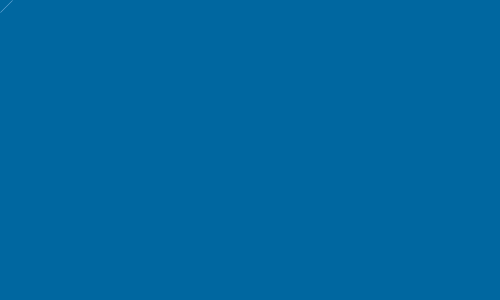
Frame 1 (no input)
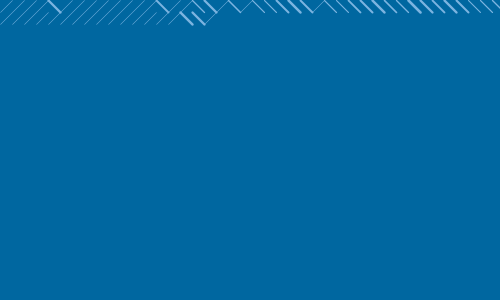
Frame 60 (the mouse pressed at the canvas centre just before this capture)
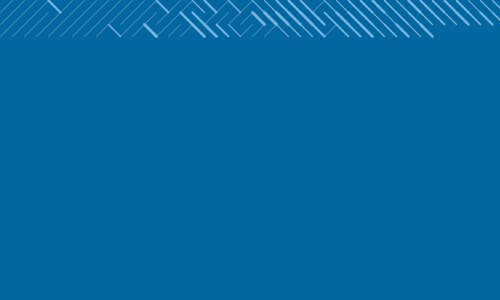
Frame 120 (the mouse held since frame 60 and released just before this capture)

The Processing sketch that drew these frames (run headless with seeded random() and noise(); from frame 60 on, the mouse is pressed at the canvas centre):

// Processing sketch: processing_81837
// ── processing_81837.pde

color fg = color(124,180,224);
color bg = color(0, 103, 160);

int curX,curY,charWidth,charHeight;

void setup() {
  size(500,300);
  background(bg);
  frameRate(120);
  strokeWeight(2);
  stroke(fg);

  charWidth = width/40;
  charHeight= height/24;
  curX=0;
  curY=0;
}

void draw() {
  if(myRandom()) {
    strokeWeight(random(1,3));
    line(curX,curY,curX+charWidth,curY+charHeight);
  } 
  else {
    strokeWeight(0.5);
    line(curX+charWidth,curY,curX,curY+charHeight);
  }
  curX += charWidth;
  if (curX > width) {
    curX=0;
    curY += charHeight;
  }
  if (curY+charHeight > height) {
    // move the current screen contents up somehow
    loadPixels();
    for (int i=0; i < width*(height-2*charHeight); i++) {
      pixels[i] = pixels[i+width*2*charHeight];
    }
    // clear the stuff left at the bottom
    for (int i=width*(height-2*charHeight); 
         i < height*width; i++) {
        pixels[i]=#0067A0;
    }
    updatePixels();

    curY=height-2*charHeight;
  }
}

// returns a random boolean ... in interesting ways
boolean myRandom() {
  if (myGaussian()*0.15 < ((float)curX/width - 0.4)) {
    return true;
  } else {
    return false;
  }
}

// ported from http://www.colingodsey.com/javascript-gaussian-random-number-generator/
float myGaussian() {
  float x1, x2, rad;
 
  do {
    x1 = 2 * random(1) - 1;
    x2 = 2 * random(1) - 1;
    rad = x1 * x1 + x2 * x2;
  } while(rad >= 1 || rad == 0);
 
  float c = sqrt(-2 * (float)Math.log(rad) / rad);
 
  return x1 * c;
};
